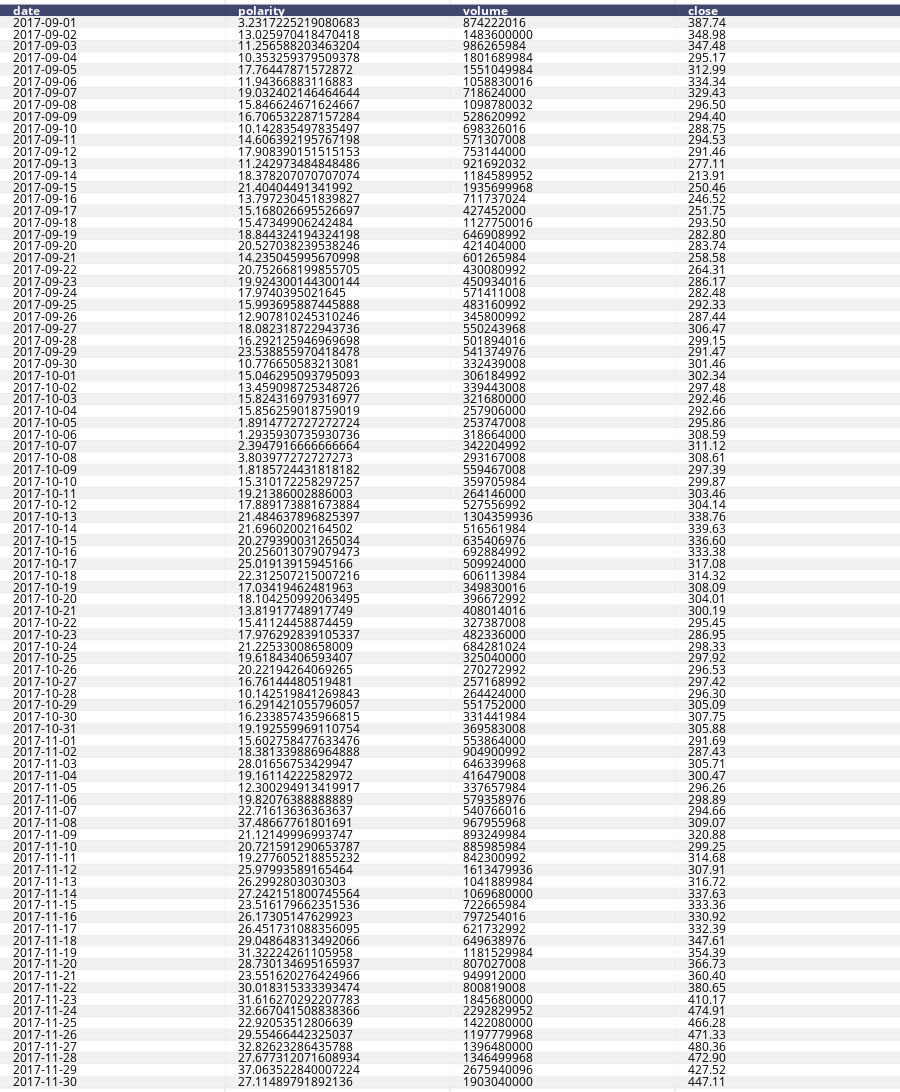

The notebook cell saved with this chart:
### Code cell
# ===================================== #
# Getting the closing price and volume  #
# ===================================== #
url='https://coinmarketcap.com/currencies/'+ crypto_name +'/historical-data/?start=20170901&end=20171130'
    
page = requests.get(url)
soup = BeautifulSoup(page.text, "lxml") 
table = soup.find('table', attrs={'class':'table'})
table_rows = table.find_all('tr')

l = []
for tr in table_rows[1:]:
    td = tr.find_all('td')
    row = [tr.text for tr in td]
    l.append(row)
df_temp = pd.DataFrame(l, columns=["date", "a", "b", "c", "close",'volume', 'd'])
df = pd.DataFrame(df_temp, columns=["date", 'volume', 'close'])
df['date'] = df['date'].apply(lambda x: datetime.datetime.strptime(x, "%b %d, %Y").strftime("%Y-%m-%d"))
df['volume'] = df['volume'].apply(lambda x: re.sub("[^0-9]", "", x))
df['close'] = df['close'].apply(lambda x: re.sub(",", "", x))
df_marketcap_sentiment_line = pd.merge(df_polarity_line, df, left_on='date', right_on='date')

# ======================================= #
# Polarity, Vol. and Closing Price TABLE  #
# ======================================= #
table = ff.create_table(df_marketcap_sentiment_line)
fname = crypto_name + '_df_marketcap_sentiment_line'
plotly.offline.iplot(table, filename = fname)
